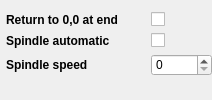
       <widget class="QDockWidget" name="dockWidgetGCodeGeneration">
        <property name="font">
         <font>
          <pointsize>14</pointsize>
          <bold>true</bold>
         </font>
        </property>
        <property name="styleSheet">
         <string notr="true">QDockWidget::title { background-color: rgb(200, 200, 200);}</string>
        </property>
        <property name="windowTitle">
         <string> GCode Generation</string>
        </property>
        <widget class="QWidget" name="dockWidgetContents_10">
         <layout class="QVBoxLayout" name="verticalLayout_12">
          <property name="leftMargin">
           <number>6</number>
          </property>
          <property name="topMargin">
           <number>9</number>
          </property>
          <property name="rightMargin">
           <number>0</number>
          </property>
          <property name="bottomMargin">
           <number>22</number>
          </property>
          <item>
           <layout class="QFormLayout" name="formLayout_GCodeGeneration">
            <property name="formAlignment">
             <set>Qt::AlignCenter</set>
            </property>
            <item row="0" column="0">
             <widget class="QLabel" name="label_GCodeGeneration_ReturnToZeroAtEnd">
              <property name="font">
               <font>
                <pointsize>9</pointsize>
                <bold>true</bold>
               </font>
              </property>
              <property name="text">
               <string>Return to 0,0 at end        </string>
              </property>
              <property name="alignment">
               <set>Qt::AlignLeading|Qt::AlignLeft|Qt::AlignVCenter</set>
              </property>
             </widget>
            </item>
            <item row="0" column="1">
             <widget class="QCheckBox" name="checkBox_GCodeGeneration_ReturnToZeroAtEnd">
              <property name="text">
               <string/>
              </property>
             </widget>
            </item>
            <item row="1" column="0">
             <widget class="QLabel" name="label_GCodeGeneration_SpindleControl">
              <property name="font">
               <font>
                <pointsize>9</pointsize>
                <bold>true</bold>
               </font>
              </property>
              <property name="text">
               <string>Spindle automatic</string>
              </property>
             </widget>
            </item>
            <item row="1" column="1">
             <widget class="QCheckBox" name="checkBox_GCodeGeneration_SpindleControl">
              <property name="font">
               <font>
                <pointsize>14</pointsize>
                <bold>true</bold>
               </font>
              </property>
              <property name="text">
               <string/>
              </property>
             </widget>
            </item>
            <item row="2" column="0">
             <widget class="QLabel" name="label_GCodeGenerationSpindleSpeed">
              <property name="font">
               <font>
                <pointsize>9</pointsize>
                <bold>true</bold>
               </font>
              </property>
              <property name="text">
               <string>Spindle speed</string>
              </property>
             </widget>
            </item>
            <item row="2" column="1">
             <widget class="QSpinBox" name="spinBox_GCodeGeneration_SpindleSpeed">
              <property name="font">
               <font>
                <pointsize>9</pointsize>
                <bold>false</bold>
               </font>
              </property>
              <property name="maximum">
               <number>50000</number>
              </property>
             </widget>
            </item>
           </layout>
          </item>
         </layout>
        </widget>
       </widget>
